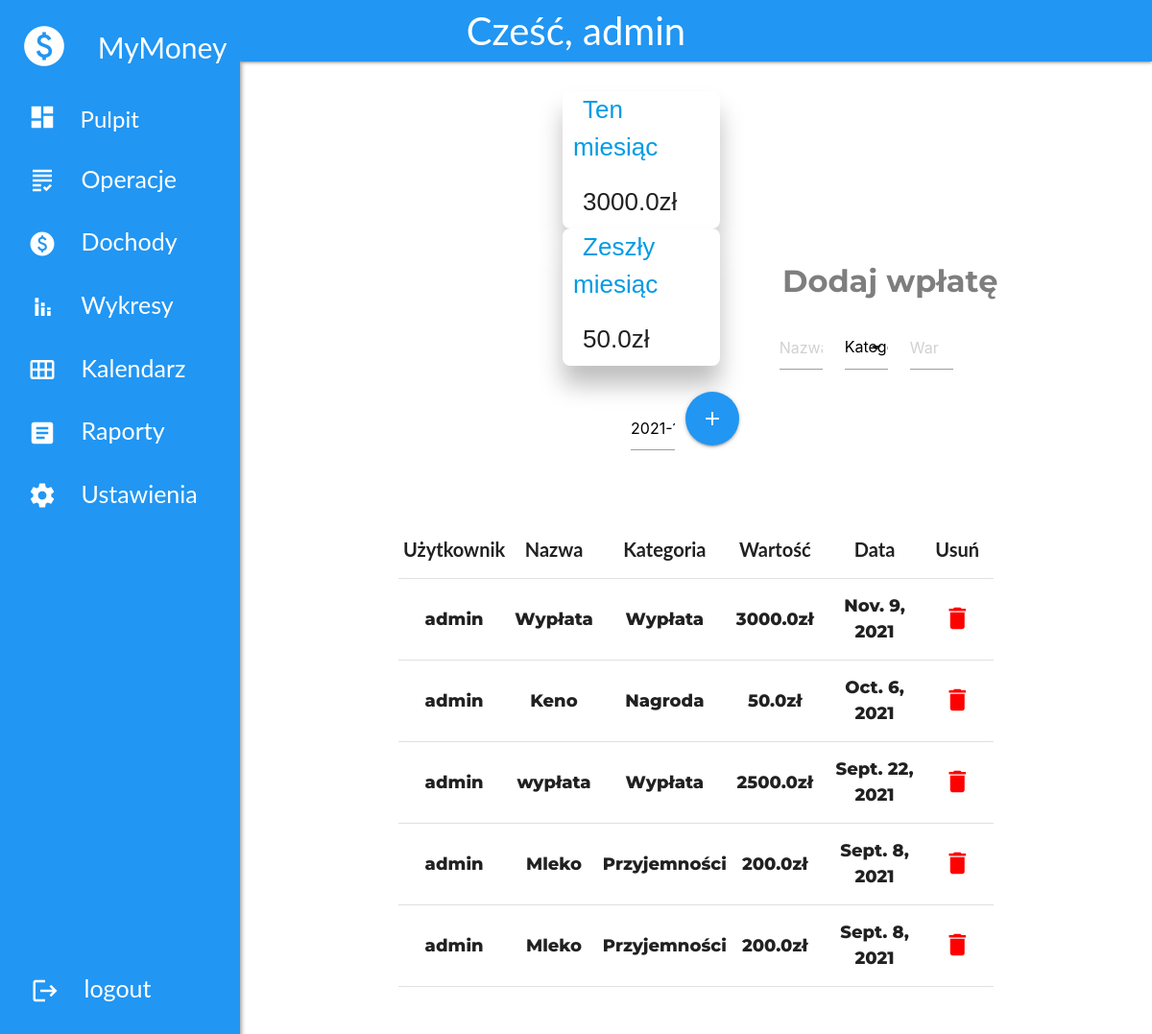
Page /payments (signed in) on the committed database.
### budget_app/models.py (models this page shows)
class ExpenseInfo(models.Model):
    username = models.CharField(max_length=255, default='NoName')
    expense_name = models.CharField(max_length=20)
    category = models.CharField(max_length=20)
    cost = models.FloatField()
    budget_id = models.CharField(default='0123456789', max_length=10)
    date_added = models.DateField()
    user_expense = models.CharField(max_length=20)

### budget_app/views.py (the view)
# urls.py: path('payments', views.payments, name='payments'),
def payments(request):
    budget_id = request.user.last_name
    try:
        expense_items = ExpenseInfo.objects.filter(user_expense=budget_id, cost__gte=0).order_by('-date_added')[:5]
        expense_month = ExpenseInfo.objects.filter(user_expense=budget_id,
                                                   date_added__month=date.today().month).aggregate(
            expenses=Sum('cost', filter=Q(cost__gt=0)))
        expense_month_last = ExpenseInfo.objects.filter(user_expense=budget_id,
                                                        date_added__month=date.today().month - 1).aggregate(
            expenses=Sum('cost', filter=Q(cost__gt=0)))
    except TypeError or UnboundLocalError:
        print('No data.')
    contex = {'expense_items': expense_items,
              'expense_month': expense_month['expenses'],
              'expense_month_last': expense_month_last['expenses']}
    return render(request, 'budget_app/payments.html', contex)

### budget_app/templates/budget_app/payments.html (shortened to what this page needs)
{% load static %}
<!DOCTYPE html>
<html>
<head>
        <link rel="stylesheet" href="https://cdnjs.cloudflare.com/ajax/libs/materialize/1.0.0/css/materialize.min.css">
        <link rel="stylesheet" href="{% static 'css/style.css' %}">
</head>
<body>
<nav class="blue" >
     <center><a href='{% url "index" %}' class='welcome'>Cześć, {{ user }}</a></center>
</nav>
    <div id="mySidebar" class="sidebar" onmouseover="toggleSidebar()" onmouseout="toggleSidebar()">
        <ul>
            <li><a href="app"><span><i class="material-icons" style="font-size: 50px; margin-left: -8px;">paid</i><span class="icon-text" style="font-size:30px">&nbsp;&nbsp;&nbsp;&nbsp;MyMoney</span></a></li>
            <li><a href="app"><span><i class="material-icons">dashboard</i><span class="icon-text">&nbsp;&nbsp;&nbsp;&nbsp;Pulpit</span></a></li>
            <li><a href="operations"><i class="material-icons">grading</i>&nbsp;&nbsp;&nbsp;&nbsp;Operacje</a></span></li>
            <li><a href="payments"><i class="material-icons">paid</i>&nbsp;&nbsp;&nbsp;&nbsp;Dochody</a></span></li>
            <li><a href="charts"><i class="material-icons">stacked_bar_chart</i>&nbsp;&nbsp;&nbsp;&nbsp;Wykresy</span></a></li>
            <li><a href="calendar"><i class="material-icons">calendar_view_month</i>&nbsp;&nbsp;&nbsp;&nbsp;Kalendarz</span></a></li>
            <li><a href="raports"><i class="material-icons">article</i>&nbsp;&nbsp;&nbsp;&nbsp;Raporty</span></a></li>
            <li><a href="settings"><i class="material-icons">settings</i>&nbsp;&nbsp;&nbsp;&nbsp;Ustawienia</span></a></li>
        </ul>
        <a href="{% url "logout" %}" class="logout"><i class="material-icons">logout</i>&nbsp;&nbsp;&nbsp;&nbsp;logout<span></a>
    </div>
<div id="main">
        <div class="section">
            <form class="col s12" action='{% url "add payment" %}' method='post'>
                <div class="row">
                    <div class="container">
                            <div class="dash_info_payment col s3 offset-s3 "><a class="title_dash_balance2">Ten miesiąc</a>
                                            <h4 class="amount_dash_balance2">{{expense_month}}zł</h4></div>
                            <div class="dash_info_payment col s3 offset-s3"><a class="title_dash_balance3">Zeszły miesiąc</a>
                                            <h4 class="amount_dash_balance2">{{expense_month_last}}zł</h4></div>
                            <br><br><br><br><br><br><br>
                        <h4 class="add_expanse_title">Dodaj wpłatę</h4>
                         <div class="add_item">
                        <div class="input-field col s2">
                            <input placeholder="Nazwa" name="payment_name" id='payment_name' type='text' class='validate'>
                        </div>
                        <div class="input-field col s2">
                        </div>
                        <div class="input-field col s2">
                            <input placeholder='Wartość' name='cost' id='cost' type='number' min="0" class='validate'>
                        </div>
                        <div class="input-field col s2">
                            <input placeholder='Data' name="payment_date" id="payment_date" type="text" class='datepicker'>
                        </div>
                        <button class="btn-floating btn-large waves-effect waves-light blue">
                            <i class="material-icons right">add</i>
                        </button>
                    </div>
                </div>
            </form>
            </div>
        </div>
    <div class="section">
            <div class="row">
                <div class="container">
                    <div class="col s12">
                        <table class="highlight centered responsive-table" ">
                            <thead>
                                <tr style="font-size: 20px; font-weight: 300;">
                                    <th>Użytkownik</th>
                                    <th>Nazwa</th>
                                    <th>Kategoria</th>
                                    <th>Wartość</th>
                                    <th>Data</th>
                                    <th>Usuń</th>
                                    <th></th>
                                </tr>
                            </thead>
                            <tbody style="font-size: 18px; font-family: 'Montserrat', sans-serif; font-weight: 800;">
                                {% for expense_item in expense_items %}
                                <tr>
                                    <td>{{ expense_item.username}}</td>
                                    <td>{{ expense_item.expense_name }}</td>
                                    <td>{{ expense_item.category }}</td>
                                    <td>{{ expense_item.cost }}zł</td>
                                    <td>{{ expense_item.date_added}}</td>
                                    <td><a href="{% url 'delete item' expense_item.id %}"><i class="material-icons" style="color: red;">delete</i></a></td>
                                </tr>
                                {% endfor %}
                            </tbody>
                        </table>
                    </div>
                </div>
            </div>
    </div>
</body>
</html>

### budget_app/static/css/style.css (style rules this page uses)
body { font-family: "Lato", sans-serif; }
.sidebar { height: 100%; width: 85px; position: fixed; z-index: 1; top: 0; left: 0; background-color: #2196F3; overflow-x: hidden; transition: 0.5s; padding-top: 0px; white-space: nowrap; box-shadow: 5px 60px 5px -4px #888; }
.sidebar a { padding: 8px 8px 8px 32px; text-decoration: none; font-size: 25px; color: #ffffff; display: block; transition: 0.3s; }
.material-icons, .icon-text { vertical-align: middle; font-size: 24px; }
.material-icons { padding-bottom: 3px; font-size: 30px; }
#main { transition: margin-left .5s; padding: 16px; margin-left: 100px; }
.logout { position: absolute; bottom: 20px; }
li { margin: 10px -3px; }
.welcome { font-size: 40px; }
nav { z-index:1 }
.dash_info_payment { background-color: #ffffff; border-radius: 8px; margin-right: 50px; margin-left: 190px !important; box-shadow: 0 20px 25px rgba(0,0,0,0.25); text-align: left; }
.dash_info_payment * { font-family: "Poppins",sans-serif; font-size: 26px; font-color: black; text-align: left; padding-left: 10px; }
.add_item { margin-left: 250px; }
.add_expanse_title { font-family: 'Montserrat', sans-serif; font-size: 32px; color: #7e7e7e; text-align: center; font-weight:700; }

### rows in the picture
ExpenseInfo: username "admin", expense_name "Wypłata", category "Wypłata", cost "3000.0", date_added "Nov. 9, 2021"
ExpenseInfo: username "admin", expense_name "Keno", category "Nagroda", cost "50.0", date_added "Oct. 6, 2021"
ExpenseInfo: username "admin", expense_name "wypłata", category "Wypłata", cost "2500.0", date_added "Sept. 22, 2021"
ExpenseInfo: username "admin", expense_name "Mleko", category "Przyjemności", cost "200.0", date_added "Sept. 8, 2021"
ExpenseInfo: username "admin", expense_name "Mleko", category "Przyjemności", cost "200.0", date_added "Sept. 8, 2021"

### other values in the picture
{{ user }} "admin"
{{ expense_month }} "3000.0"
{{ expense_month_last }} "50.0"
